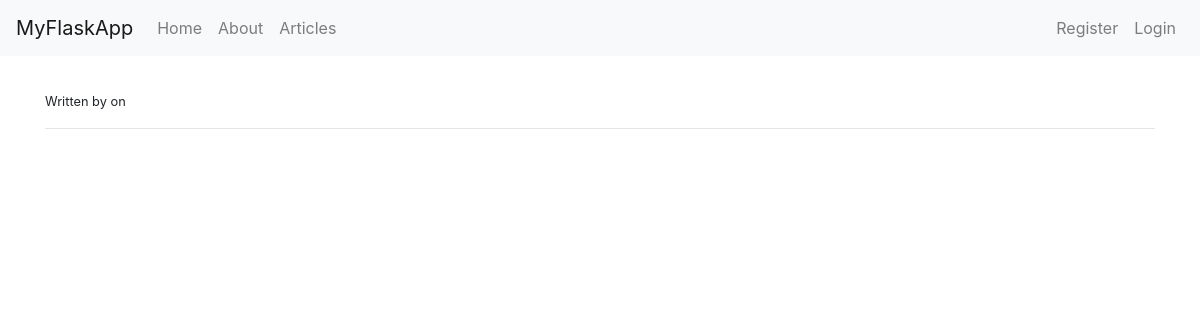
The app's page /article/1/, older data.
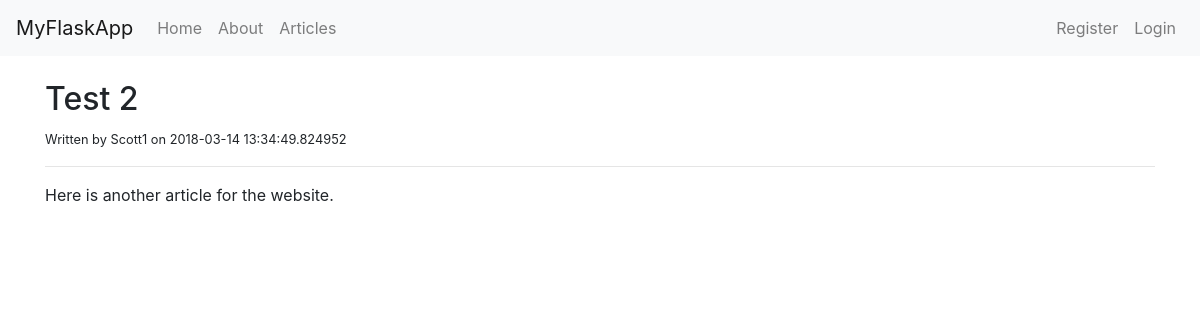
The same page, newer data.
### tables this page shows
CREATE TABLE `articles` (
	`record`	INTEGER PRIMARY KEY AUTOINCREMENT,
	`title`	TEXT,
	`author`	TEXT,
	`body`	TEXT,
	`create_date`	TEXT DEFAULT CURRENT_TIMESTAMP
);

### app.py (the view)
@app.route('/article/<string:record>/')
def article(record):
    connection = sqlite3.connect(DATABASE)
    connection.row_factory = sqlite3.Row
    cur = connection.cursor()
    result = cur.execute("SELECT * FROM articles WHERE record=?", (record))
    article = result.fetchone()
    return render_template('article.html', article=article)
    cur.close()

### templates/article.html
{% extends 'layout.html' %}
{% block body %}
    <h2>{{article.title}}</h2>
    <small>Written by {{article.author}} on {{article.create_date}}</small>
    <hr>
    <div>
        {{article.body | safe}}
    </div>
{% endblock %}

Row changes from the older to the newer data that the page shows:
added articles: title "Test 2", author "Scott1", create_date "2018-03-14 13:34:49.824952", body "Here is another article for the website."
